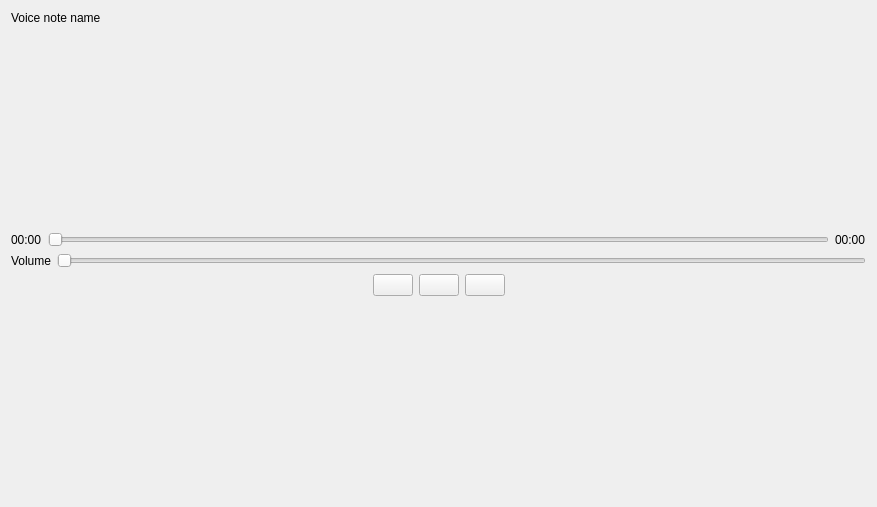
<?xml version="1.0" encoding="UTF-8"?>
<ui version="4.0">
 <class>ShowVoiceNoteWidget</class>
 <widget class="QWidget" name="ShowVoiceNoteWidget">
  <property name="geometry">
   <rect>
    <x>0</x>
    <y>0</y>
    <width>877</width>
    <height>507</height>
   </rect>
  </property>
  <property name="windowTitle">
   <string>Form</string>
  </property>
  <layout class="QVBoxLayout" name="verticalLayout">
   <item>
    <widget class="QLabel" name="voicenote_name_label">
     <property name="sizePolicy">
      <sizepolicy hsizetype="Preferred" vsizetype="Fixed">
       <horstretch>0</horstretch>
       <verstretch>0</verstretch>
      </sizepolicy>
     </property>
     <property name="text">
      <string>Voice note name</string>
     </property>
    </widget>
   </item>
   <item>
    <spacer name="verticalSpacer_2">
     <property name="orientation">
      <enum>Qt::Vertical</enum>
     </property>
     <property name="sizeHint" stdset="0">
      <size>
       <width>20</width>
       <height>40</height>
      </size>
     </property>
    </spacer>
   </item>
   <item>
    <layout class="QHBoxLayout" name="horizontalLayout">
     <item>
      <widget class="QLabel" name="current_position_label">
       <property name="text">
        <string>00:00</string>
       </property>
      </widget>
     </item>
     <item>
      <widget class="QSlider" name="position_slider">
       <property name="orientation">
        <enum>Qt::Horizontal</enum>
       </property>
      </widget>
     </item>
     <item>
      <widget class="QLabel" name="duration_label">
       <property name="text">
        <string>00:00</string>
       </property>
      </widget>
     </item>
    </layout>
   </item>
   <item>
    <layout class="QHBoxLayout" name="horizontalLayout_3">
     <item>
      <widget class="QLabel" name="volume_label">
       <property name="text">
        <string>Volume</string>
       </property>
      </widget>
     </item>
     <item>
      <widget class="QSlider" name="volume_slider">
       <property name="maximum">
        <number>100</number>
       </property>
       <property name="orientation">
        <enum>Qt::Horizontal</enum>
       </property>
      </widget>
     </item>
    </layout>
   </item>
   <item>
    <layout class="QHBoxLayout" name="horizontalLayout_2">
     <item>
      <spacer name="horizontalSpacer_2">
       <property name="orientation">
        <enum>Qt::Horizontal</enum>
       </property>
       <property name="sizeHint" stdset="0">
        <size>
         <width>40</width>
         <height>20</height>
        </size>
       </property>
      </spacer>
     </item>
     <item>
      <widget class="QPushButton" name="play_button">
       <property name="sizePolicy">
        <sizepolicy hsizetype="Preferred" vsizetype="Minimum">
         <horstretch>0</horstretch>
         <verstretch>0</verstretch>
        </sizepolicy>
       </property>
       <property name="text">
        <string/>
       </property>
       <property name="icon">
        <iconset>
         <normaloff>:/icons/play.png</normaloff>:/icons/play.png</iconset>
       </property>
       <property name="iconSize">
        <size>
         <width>32</width>
         <height>32</height>
        </size>
       </property>
      </widget>
     </item>
     <item>
      <widget class="QPushButton" name="pause_button">
       <property name="sizePolicy">
        <sizepolicy hsizetype="Preferred" vsizetype="Minimum">
         <horstretch>0</horstretch>
         <verstretch>0</verstretch>
        </sizepolicy>
       </property>
       <property name="text">
        <string/>
       </property>
       <property name="icon">
        <iconset>
         <normaloff>:/icons/pause.png</normaloff>:/icons/pause.png</iconset>
       </property>
       <property name="iconSize">
        <size>
         <width>32</width>
         <height>32</height>
        </size>
       </property>
      </widget>
     </item>
     <item>
      <widget class="QPushButton" name="stop_button">
       <property name="sizePolicy">
        <sizepolicy hsizetype="Preferred" vsizetype="Minimum">
         <horstretch>0</horstretch>
         <verstretch>0</verstretch>
        </sizepolicy>
       </property>
       <property name="text">
        <string/>
       </property>
       <property name="icon">
        <iconset>
         <normaloff>:/icons/stop.png</normaloff>:/icons/stop.png</iconset>
       </property>
       <property name="iconSize">
        <size>
         <width>32</width>
         <height>32</height>
        </size>
       </property>
      </widget>
     </item>
     <item>
      <spacer name="horizontalSpacer_3">
       <property name="orientation">
        <enum>Qt::Horizontal</enum>
       </property>
       <property name="sizeHint" stdset="0">
        <size>
         <width>40</width>
         <height>20</height>
        </size>
       </property>
      </spacer>
     </item>
    </layout>
   </item>
   <item>
    <spacer name="verticalSpacer">
     <property name="orientation">
      <enum>Qt::Vertical</enum>
     </property>
     <property name="sizeHint" stdset="0">
      <size>
       <width>20</width>
       <height>40</height>
      </size>
     </property>
    </spacer>
   </item>
  </layout>
 </widget>
 <resources>
  <include location="../../resource/icons.qrc"/>
 </resources>
 <connections/>
</ui>
